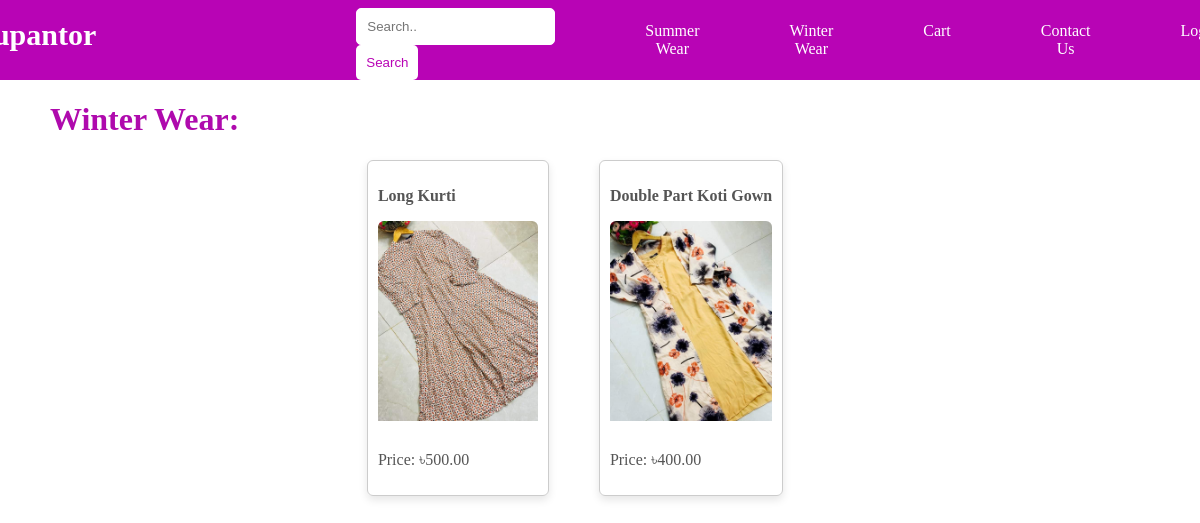
The app's page /winterwear/ with its own data.
### management/models.py (models this page shows, shortened)
class Wears(models.Model):
    summerOrWinterChoices  = [
        ('SummerWear', 'Summerwear'),
        ('WinterWear', 'Winterwear')
    ]
    productId = models.AutoField(primary_key=True)
    summerOrWinter  = models.CharField(max_length=20, choices=summerOrWinterChoices )
    categories = models.ManyToManyField(Category)
    productName = models.CharField(max_length=100)
    productColor = models.CharField(max_length=50, null=True)
    productBody = models.CharField(max_length=30, null=True)
    frontLength = models.CharField(max_length=30, null=True)
    backLength = models.CharField(max_length=30, null=True)
    productPrice = models.DecimalField(max_digits=8, decimal_places=2)
    available = models.IntegerField()
    description = models.TextField()
    productImage = models.ImageField(blank=True)

### management/views.py (the view)
# urls.py: path('winterwear/', views.winterwear, name='winterwear'),
def winterwear(request):
    wears = Wears.objects.all().values()
    context = {
        'wears' : wears
    }
    template = loader.get_template('winterwear.html')
    return HttpResponse(template.render(context, request))

### management/templates/winterwear.html (shortened to what this page needs)
<!DOCTYPE html>
<html lang="en">
<head>
</head>
<body>
    {% include 'header.html' %}
    <h1 class="category-title">Winter Wear:</h1>
    <div class="card-container">
        {% for product in wears %}
            {% if product.summerOrWinter == "WinterWear" %}
            <a href="{% url 'product_detail' product.productId %}" style="text-decoration: none; color: inherit;">
                <div class="card">
                    <p><strong>{{ product.productName }}</strong></p>
                    <img src="/media/{{ product.productImage }}" alt="no image">
                    <p>Price: ৳{{ product.productPrice }}</p>
                </div>
                </a>
            {% endif %}
        {% endfor %}
    </div>
</body>
</html>

### management/templates/winterwear.html (style rules this page uses)
.category-title { font-size: xx-large; justify-content: center; margin-left: 50px; color: #AF0AAD; }
.card-container { display: flex; justify-content: center; flex-wrap: wrap; margin: 20px 0; }
.card { flex: 0 1 calc(20% - 35px); border: 1px solid #ccc; border-radius: 6px; padding: 10px; margin-right: 50px; margin-bottom: 20px; box-shadow: 0 4px 8px rgba(0, 0, 0, 0.1); transition: box-shadow 0.3s ease; }
.card p { font-size: 16px; color: #555; }
.card img { width: 100%; height: 200px; object-fit: fill; border-radius: 6px 6px 0 0; margin-bottom: 10px; }

### management/templates/header.html (style rules this page uses)
body { margin: 0; }

### records on screen
Wears: productName "Long Kurti", productImage (picture), productPrice "500.00"
Wears: productName "Double Part Koti Gown", productImage (picture), productPrice "400.00"
